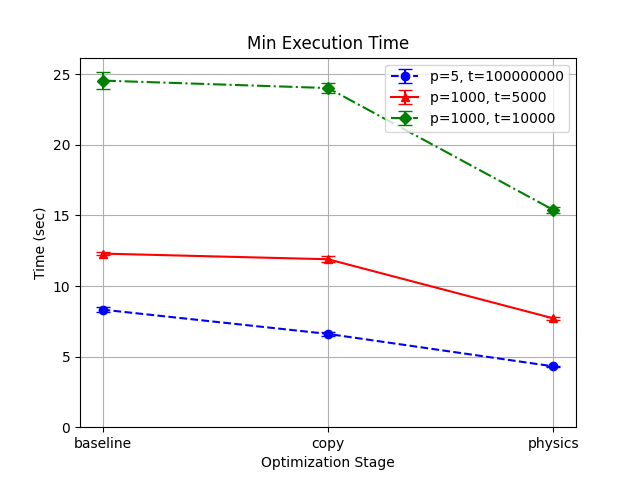

Recreate this plot in Python.
import matplotlib.pyplot as plt
import numpy as np
# ./main.exe 1000 5000
# final location 4221.875063 -2827.830995
base_line_mid = [12.486, 12.30, 12.32]
copy = [11.90, 12.39, 12.17]
rust_rw = [8.01, 7.89, 8.09]
masses = [7.71, 7.75, 7.93]
mid_data = [base_line_mid, copy, masses]


# ./main.exe 5 100000000
# final location -246420916.320709 327085378.139325
base_line_small = [8.774, 8.33, 8.42]
reduce_work_small = [6.63, 6.93, 6.61]
rust_rw = [4.26, 4.40, 4.39]
masses = [4.38, 4.31, 4.33]
small_data = [base_line_small, reduce_work_small, masses]

# ./main.exe 1000 10000
# final location 9740.442359 -5365.206700
base_line_large = [25.872, 24.72, 24.56]
reduce_work_large = [24.03, 24.79]
rust_rw = [15.77, 15.62, 15.92]
masses = [15.82, 15.68, 15.39]
large_data = [base_line_large, reduce_work_large, masses]

# Calculate the means and standard deviations
mid_means = [np.min(data) for data in mid_data]
mid_std_devs = [np.std(data) for data in mid_data]

small_means = [np.min(data) for data in small_data]
small_std_devs = [np.std(data) for data in small_data]

large_means = [np.min(data) for data in large_data]
large_std_devs = [np.std(data) for data in large_data]

# Define categorical x-axis labels
x_labels = ["baseline", "copy", "physics"]
x = np.arange(len(x_labels))  # Numeric positions for categorical labels

plt.errorbar(x, small_means, yerr=small_std_devs, capsize=5, linestyle='--', marker='o', color='blue', label='p=5, t=100000000')
plt.errorbar(x, mid_means, yerr=mid_std_devs, capsize=5, linestyle='-', marker='^', color='red', label='p=1000, t=5000')
plt.errorbar(x, large_means, yerr=large_std_devs, capsize=5, linestyle='-.', marker='D', color='green', label='p=1000, t=10000')

plt.xticks(x, x_labels)  # Set the categorical labels
plt.xlabel('Optimization Stage')
plt.ylabel('Time (sec)')
plt.title('Min Execution Time')
plt.ylim(bottom=0)

plt.legend()
plt.legend(loc='upper right')  # Places the legend in the upper-right corner
plt.grid(True)

plt.show()
